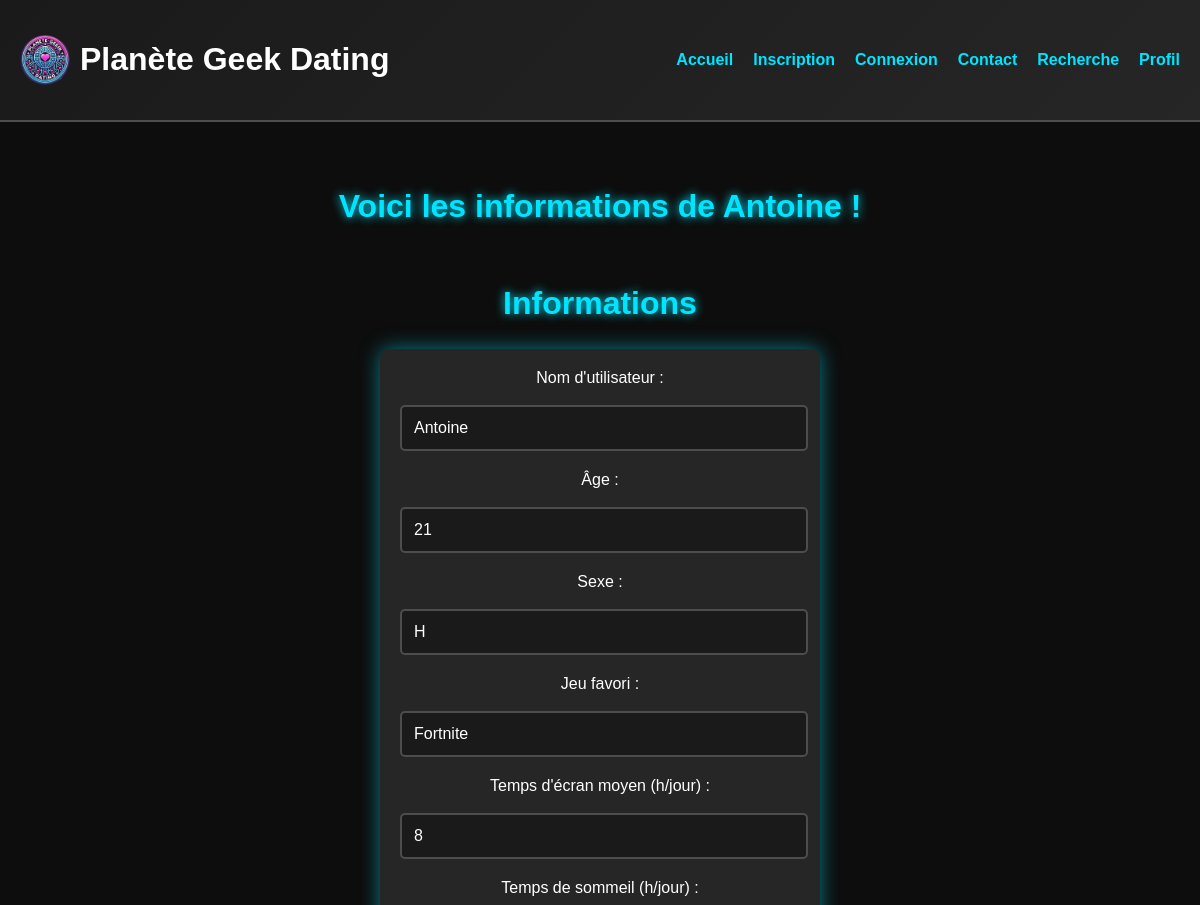
The app's page /profil_user_/Antoine (upper part), older data.
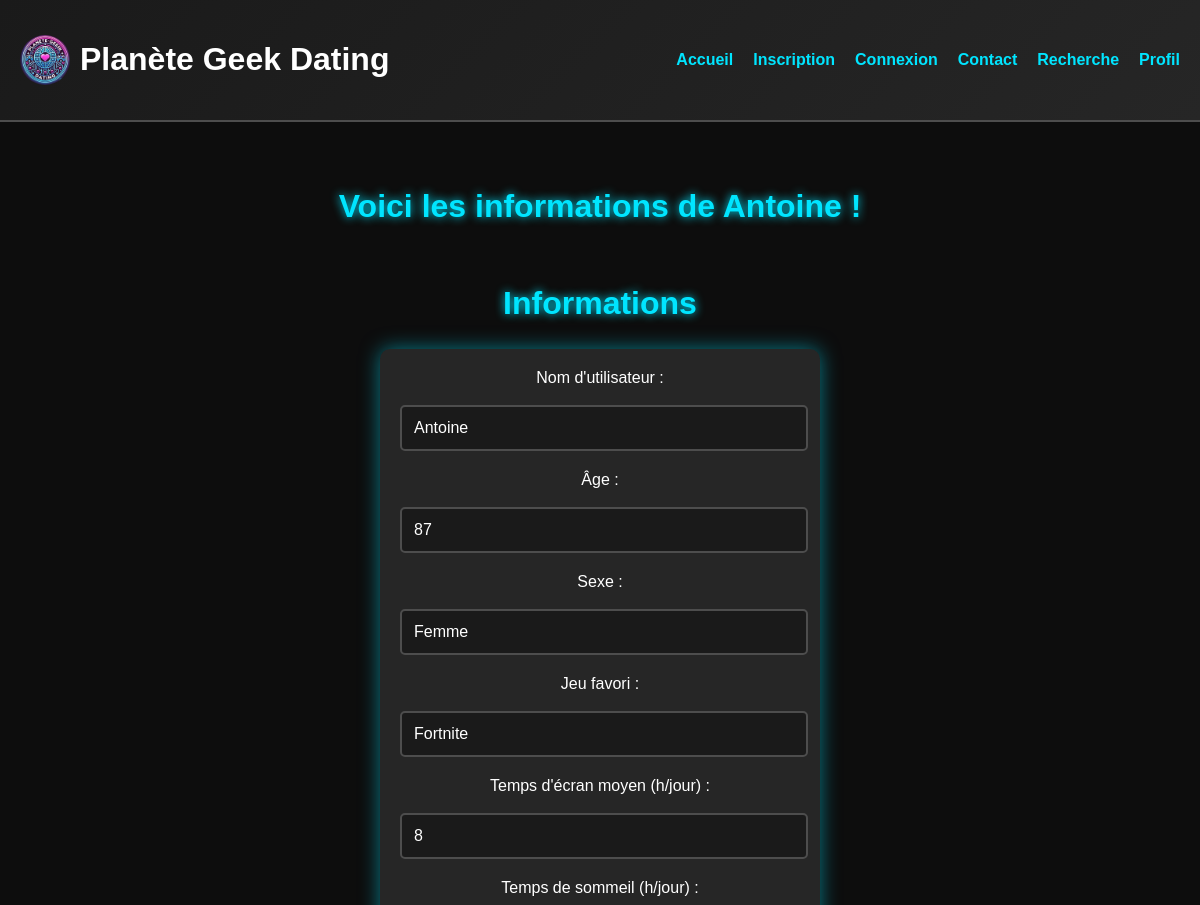
The same page, newer data.
### tables this page shows
CREATE TABLE "infos_joueur" (
	"name_id"	TEXT UNIQUE,
	"sexe"	TEXT,
	"age"	INTEGER,
	"fav_game"	TEXT,
	"screen_time_moy"	INTEGER,
	"heure_sommeil"	INTEGER,
	"addiction"	TEXT,
	"nb_douches"	INTEGER,
	"nb_ex"	INTEGER,
	"fav_soda"	TEXT,
	"fav_bonbons"	TEXT,
	"pourcent_selfcontrol"	INTEGER,
	"discord"	TEXT,
	"mdp"	TEXT UNIQUE
);

### app.py (the view)
@app.route('/profil_user_/<username>', methods=['POST','GET'])
def profil_user_(username):
    conn = get_db_connection(DATABASE)  # Connexion à la base de données
    curseur = conn.cursor()
    datas = curseur.execute("SELECT * FROM infos_joueur WHERE name_id = ? ", (username,)).fetchall()
    datas = [dict(row) for row in datas]
    conn.close()
    if request.method=='POST':
        return redirect(url_for('recherche'))
    return render_template('profil_user_.html', username = username, datas = datas)

### app.py (called while the page is built)
def get_db_connection(DATABASE):
    conn = sqlite3.connect(DATABASE)
    conn.row_factory = sqlite3.Row
    return conn

### templates/profil_user_.html (shortened to what this page needs)
<!DOCTYPE html>
<html lang="fr">
<head>
    <link rel="stylesheet" href="{{ url_for('static', filename='styles.css') }}">
</head>
<body id="top">
    <header>
        <div class="logo">
            <img src="{{url_for('static', filename='logo circulaire.webp')}}" alt="Logo Planète Geek Dating">
            <h1><a class="home_button" href="{{url_for('index')}}">Planète Geek Dating</a></h1>
        </div>
        <nav>
            <ul>
                <li><a href="{{url_for('index')}}">Accueil</a></li>
                <li><a href="{{url_for('index', section='signup')}}">Inscription</a></li>
                <li><a href="{{url_for('Connexion')}}">Connexion</a></li>
                <li><a href="{{url_for('Contacts')}}">Contact</a></li>
                <li><a href="{{url_for('recherche')}}">Recherche</a></li>
                <li><a href="{{url_for('profil')}}">Profil</a></li>
            </ul>
        </nav>
    </header>
    <main>
        <section id="home">
            <h2>Voici les informations de {{ username }} !<!DOCTYPE html>
            <html lang="fr">
            <head>
            </head>
            <body>
            </body>
        </section>
        <section id="modify">
            <h2>Informations</h2>
            <form action="{{ url_for('profil_user_', username = username )}}" method="POST">
                <label for="username">Nom d'utilisateur :</label>
                <br>
                <br>
                <input type="text" id="username" name="username" value="{% if username %}{{ username }}{% endif %}" readonly>
                <label for="age">Âge :</label>
                <br>
                <br>
                <input type="number" id="age" name="age" value="{% if datas %}{{ datas[0]['age'] }}{% endif %}" readonly>
                <label for="sexe">Sexe :</label>
                <br>
                <br>
                <input type="text" id="sexe" name="sexe" value="{% if datas %}{{ datas[0]['sexe'] }}{% endif %}" readonly>
                <label for="jeu">Jeu favori :</label>
                <br>
                <br>
                <input type="text" id="jeu" name="jeu" value="{% if datas %}{{ datas[0]['fav_game'] }}{% endif %}" readonly>
                <label for="temps">Temps d'écran moyen (h/jour) :</label>
                <br>
                <br>
                <input type="number" id="temps" name="temps" value="{% if datas %}{{ datas[0]['screen_time_moy'] }}{% endif %}" readonly>
                <label for="sommeil">Temps de sommeil (h/jour) :</label>
                <br>
                <br>
                <br>
                <br>
                <br>
                <br>
                <br>
                <br>
                <br>
                <br>
                <br>
                <br>
                <br>
                <br>
                <br>
                <br>
            </form>
        </section>
    </main>
</body>
</html>

Row changes from the older to the newer data that the page shows:
changed infos_joueur "Antoine": age "21" → "87"; sexe "H" → "Femme"
